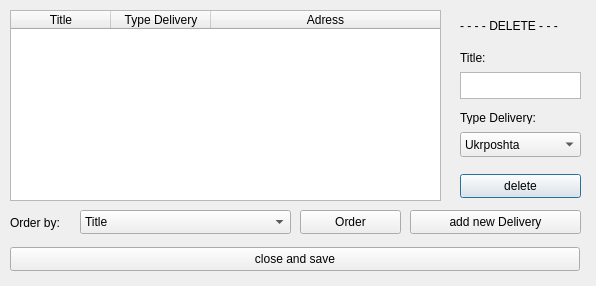
<?xml version="1.0" encoding="UTF-8"?>
<ui version="4.0">
 <class>MyDeliveryWindow</class>
 <widget class="QDialog" name="MyDeliveryWindow">
  <property name="geometry">
   <rect>
    <x>0</x>
    <y>0</y>
    <width>596</width>
    <height>286</height>
   </rect>
  </property>
  <property name="windowTitle">
   <string>Dialog</string>
  </property>
  <widget class="QTableWidget" name="tableWidget">
   <property name="geometry">
    <rect>
     <x>10</x>
     <y>10</y>
     <width>431</width>
     <height>191</height>
    </rect>
   </property>
   <attribute name="horizontalHeaderStretchLastSection">
    <bool>true</bool>
   </attribute>
   <column>
    <property name="text">
     <string>Title</string>
    </property>
   </column>
   <column>
    <property name="text">
     <string>Type Delivery</string>
    </property>
   </column>
   <column>
    <property name="text">
     <string>Adress</string>
    </property>
   </column>
  </widget>
  <widget class="QLabel" name="label">
   <property name="geometry">
    <rect>
     <x>460</x>
     <y>52</y>
     <width>49</width>
     <height>12</height>
    </rect>
   </property>
   <property name="text">
    <string>Title:</string>
   </property>
  </widget>
  <widget class="QLabel" name="label_2">
   <property name="geometry">
    <rect>
     <x>460</x>
     <y>16</y>
     <width>101</width>
     <height>20</height>
    </rect>
   </property>
   <property name="text">
    <string>- - - - DELETE - - - -</string>
   </property>
  </widget>
  <widget class="QTextEdit" name="textEdit_Titl_delete">
   <property name="geometry">
    <rect>
     <x>460</x>
     <y>72</y>
     <width>121</width>
     <height>27</height>
    </rect>
   </property>
  </widget>
  <widget class="QPushButton" name="pushButton_Delete">
   <property name="geometry">
    <rect>
     <x>460</x>
     <y>174</y>
     <width>121</width>
     <height>24</height>
    </rect>
   </property>
   <property name="text">
    <string>delete</string>
   </property>
  </widget>
  <widget class="QLabel" name="label_3">
   <property name="geometry">
    <rect>
     <x>460</x>
     <y>112</y>
     <width>81</width>
     <height>12</height>
    </rect>
   </property>
   <property name="text">
    <string>Type Delivery:</string>
   </property>
  </widget>
  <widget class="QComboBox" name="comboBox_Type">
   <property name="geometry">
    <rect>
     <x>460</x>
     <y>132</y>
     <width>121</width>
     <height>25</height>
    </rect>
   </property>
   <item>
    <property name="text">
     <string>Ukrposhta</string>
    </property>
   </item>
   <item>
    <property name="text">
     <string>Novaposhta</string>
    </property>
   </item>
   <item>
    <property name="text">
     <string>Meest</string>
    </property>
   </item>
  </widget>
  <widget class="QPushButton" name="pushButton_Add">
   <property name="geometry">
    <rect>
     <x>410</x>
     <y>210</y>
     <width>171</width>
     <height>24</height>
    </rect>
   </property>
   <property name="text">
    <string>add new Delivery</string>
   </property>
  </widget>
  <widget class="QPushButton" name="pushButton_close">
   <property name="geometry">
    <rect>
     <x>10</x>
     <y>247</y>
     <width>570</width>
     <height>24</height>
    </rect>
   </property>
   <property name="text">
    <string>close and save</string>
   </property>
  </widget>
  <widget class="QLabel" name="label_4">
   <property name="geometry">
    <rect>
     <x>10</x>
     <y>215</y>
     <width>49</width>
     <height>16</height>
    </rect>
   </property>
   <property name="text">
    <string>Order by:</string>
   </property>
  </widget>
  <widget class="QComboBox" name="comboBox_Order">
   <property name="geometry">
    <rect>
     <x>80</x>
     <y>210</y>
     <width>211</width>
     <height>24</height>
    </rect>
   </property>
   <item>
    <property name="text">
     <string>Title</string>
    </property>
   </item>
   <item>
    <property name="text">
     <string>Adress</string>
    </property>
   </item>
  </widget>
  <widget class="QPushButton" name="pushButton_Add_2">
   <property name="geometry">
    <rect>
     <x>300</x>
     <y>210</y>
     <width>101</width>
     <height>24</height>
    </rect>
   </property>
   <property name="text">
    <string>Order</string>
   </property>
  </widget>
 </widget>
 <resources/>
 <connections/>
</ui>
